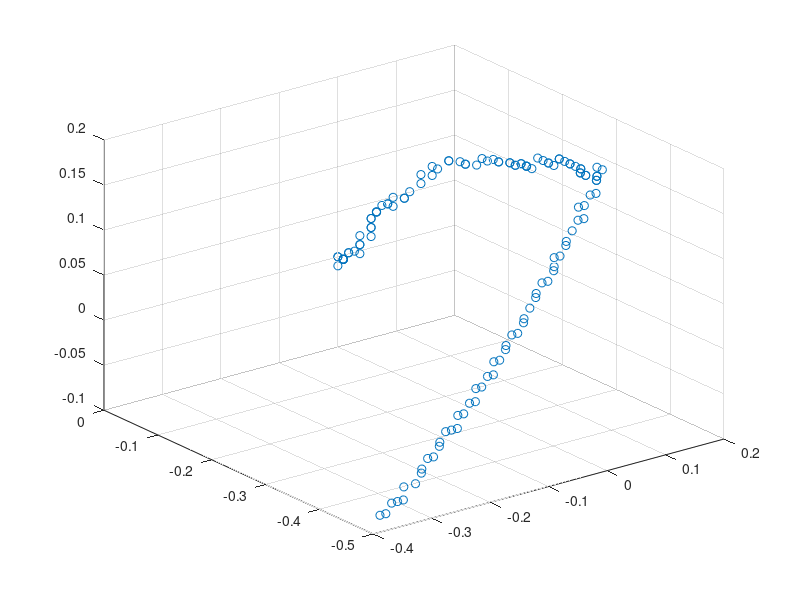
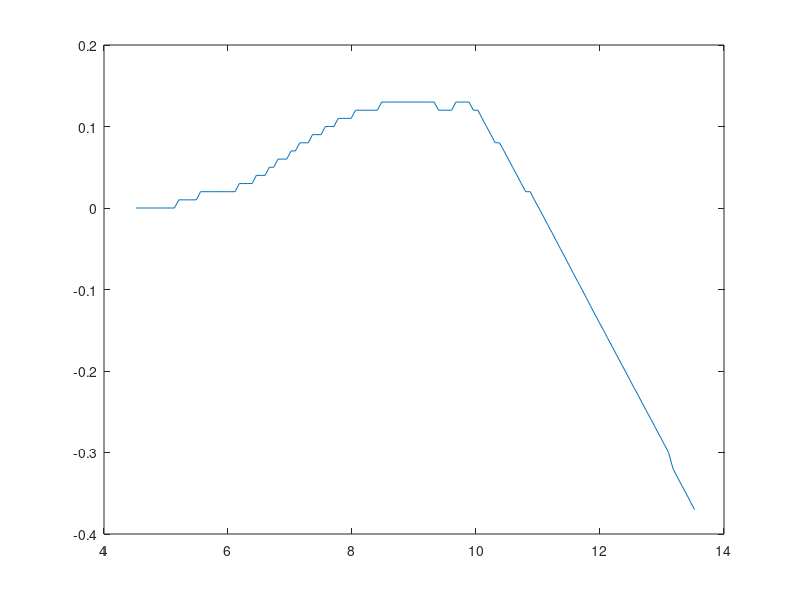

Recreate these plots in MATLAB, in order.
data = csvread('ontable.csv');
pos = data(:, 2:4) ./ 100; % Convert cm to m
time = data(:, 1) ./ 1000; % Convert ms to seconds
x = pos(:, 1); y = pos(:, 2); z = pos(:, 3);
scatter3(x, y, z);
figure()
plot(time, x);